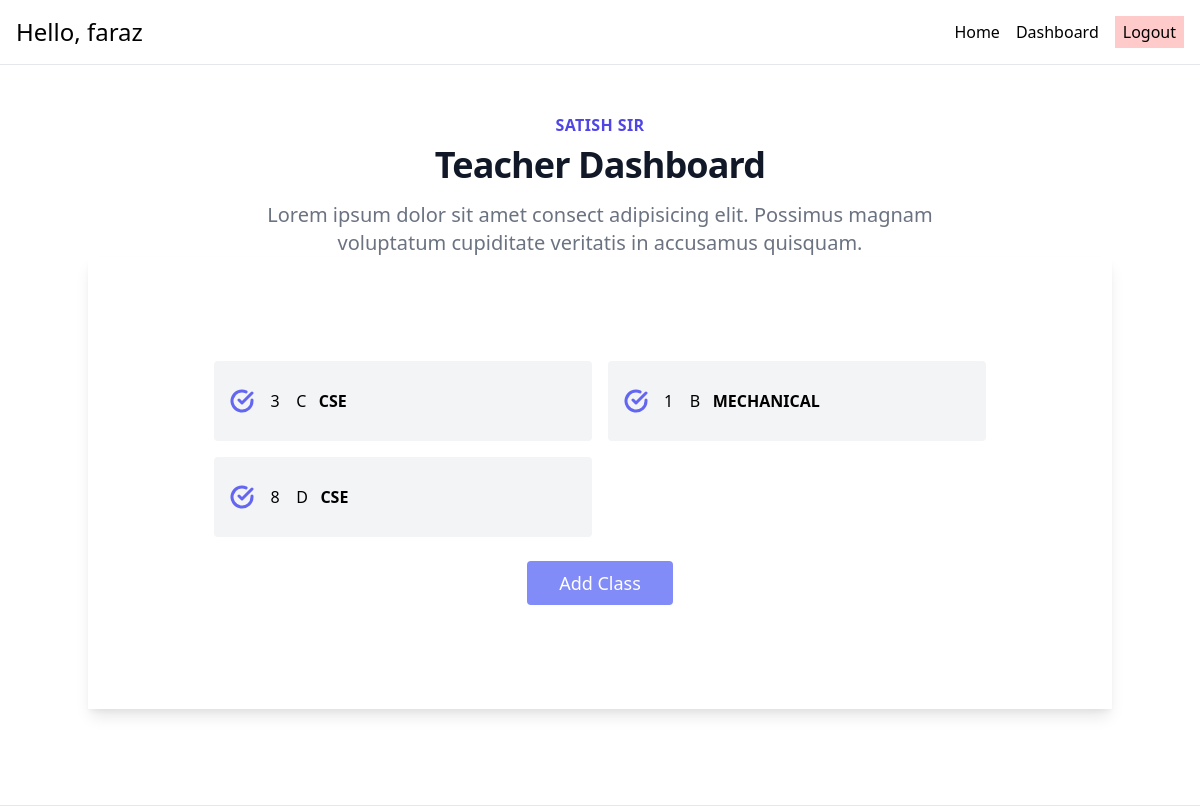
Page /dashboard/ (signed in) on the earlier database version.
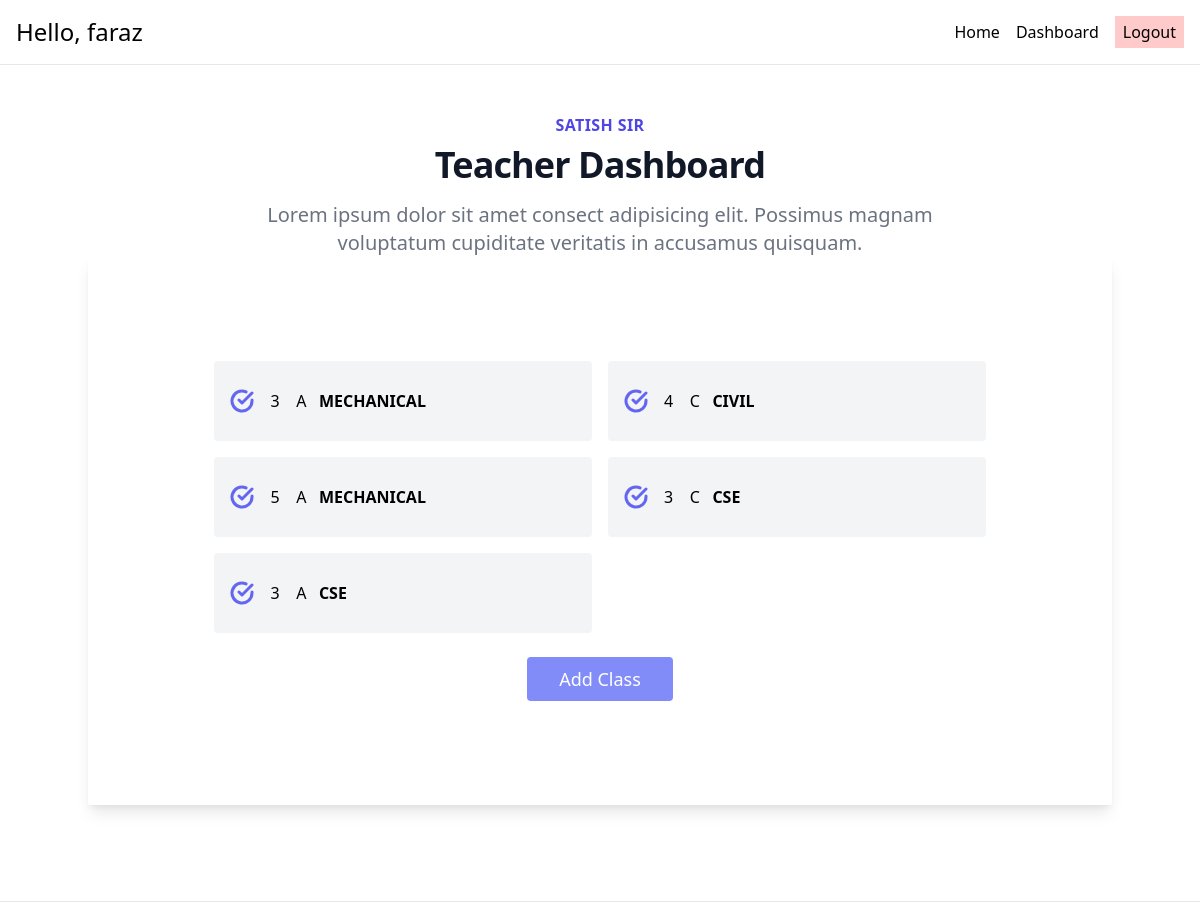
Same page on the later database version.
### attendence/models.py (models this page shows, shortened)
class Teacher(models.Model):
    user = models.OneToOneField(User, on_delete=models.CASCADE)
    name = models.CharField(max_length=200, null=True, blank=True)
    branch = models.CharField(max_length=200, null=True, blank=True)
    your_favorite_quote = models.TextField(null=True, blank=True)
    def __str__(self):
        return self.name

class Class(models.Model):
    branc = (
        ('cse','cse'),
        ('is', 'is'),
        ('civil', 'civil'),
        ('mechanical', 'mechanical'),
    )
    sem = (
        (1,1),(2,2),(3,3),(4,4),(5,5),(6,6),(7,7),(8,8),
    )
    section = (
        ('A','A'),('B','B'),('C','C'),('D','D'),
    )
    teacher = models.ForeignKey(Teacher, on_delete=models.CASCADE)
    branch = models.CharField(max_length = 200, choices=branc, null=True, blank=True)
    sem = models.IntegerField(choices=sem, null=True, blank=True)
    sec = models.CharField(max_length = 200, choices=section, null=True, blank=True)

### attendence/views.py (the view)
# urls.py: path('dashboard/', views.dashboard, name='dashboard-page'),
@login_required
def dashboard(request):
    teacher = Teacher.objects.filter(user=request.user)
    clss = Class.objects.filter(teacher=request.user.teacher)
    teacher = request.user.teacher
    context = {
        'teacher':teacher,
        'clss':clss,
    }
    return render(request, 'attendence/dashboard.html', context)

### attendence/templates/attendence/dashboard.html (shortened to what this page needs)
{% extends 'attendence/partials/base.html' %}
{% block content %}
<div class="py-12 bg-white">
    <div class="max-w-7xl mx-auto px-4 sm:px-6 lg:px-8">
        <div class="lg:text-center">
            <h2 class="text-base text-indigo-600 font-semibold tracking-wide uppercase">{{teacher}}</h2>
            <p class="mt-2 text-3xl leading-8 font-extrabold tracking-tight text-gray-900 sm:text-4xl">
                Teacher Dashboard
            </p>
            <p class="mt-4 max-w-2xl text-xl text-gray-500 lg:mx-auto">
                Lorem ipsum dolor sit amet consect adipisicing elit. Possimus magnam voluptatum cupiditate veritatis in
                accusamus quisquam.
            </p>
        </div>
        <div class="container px-5 py-24 mx-auto shadow-lg">
            <div class="flex flex-wrap lg:w-4/5 sm:mx-auto sm:mb-2 -mx-2">
                {% for cls in clss %}
                <div class="p-2 sm:w-1/2 w-full">
                    <div class="bg-gray-100 rounded flex p-4 h-full items-center">
                        <svg fill="none" stroke="currentColor" stroke-linecap="round" stroke-linejoin="round"
                            stroke-width="3" class="text-indigo-500 w-6 h-6 flex-shrink-0 mr-4" viewBox="0 0 24 24">
                            <path d="M22 11.08V12a10 10 0 11-5.93-9.14"></path>
                            <path d="M22 4L12 14.01l-3-3"></path>
                        </svg>
                        <a class="title-font font-medium" href="{% url 'attendence-page' brnch=cls.branch sem=cls.sem sec=cls.sec %}">{{cls.sem}} &nbsp;&nbsp; {{cls.sec}}  <b class="uppercase" >&nbsp;&nbsp;{{cls.branch}}</b>  </a>
                        </div>
                       <br>
                </div>
                {% endfor %}
            </div>
            <div class="p-2 w-full">
                <button class="flex mx-auto text-white bg-indigo-400 border-0 py-2 px-8 focus:outline-none hover:bg-indigo-600 rounded text-lg"><a href="{% url 'add-class-page' %}">Add Class</a></button>
        </div>
    </div>
</div>
</div>
<br><br>
{% endblock content %}

### attendence/templates/attendence/partials/base.html (shortened to what this page needs)
<!DOCTYPE html>
<html lang="en">
<head>
    <link href="https://unpkg.com/tailwindcss@^2/dist/tailwind.min.css" rel="stylesheet">
    <link rel="stylesheet" href="https://rsms.me/inter/inter.css">
</head>
<body>
    {% include 'attendence/partials/navbar.html' %}
    {% block content %}
    {% endblock content %}
</body>
</html>

### attendence/templates/attendence/partials/navbar.html (shortened to what this page needs)
<!DOCTYPE html>
<html lang="en">
<head>
  <link rel="stylesheet" href="https://rsms.me/inter/inter.css">
</head>
  <header class="border-b md:flex md:items-center md:justify-between p-4 pb-0 shadow-lg md:pb-4">
    <div class="flex items-center justify-between mb-4 md:mb-0">
      <h1 class="leading-none text-2xl text-grey-darkest">
        <a class="no-underline text-grey-darkest hover:text-black" href="#">
          Hello, {{request.user}}
        </a>
      </h1>
    </div>
    {% if user.is_authenticated %}
    <ul class="list-reset md:flex md:items-center">
        <li class="md:ml-4">
          <a href="{% url 'home-page' %}"><p class="border-t block no-underline hover:underline py-2 text-grey-darkest hover:text-black md:border-none md:p-0" href="{% url 'home-page' %}">
            Home
          </p></a>
        </li>
        <li class="md:ml-4">
          <a class="border-t block no-underline hover:underline py-2 text-grey-darkest hover:text-black md:border-none md:p-0" href="{% url 'dashboard-page' %}">
            Dashboard
          </a>
        </li>
        <li class="md:ml-4 bg-red-200 px-2 py-1">
          <a class="border-t block no-underline hover:underline py-2 text-grey-darkest hover:text-black md:border-none md:p-0" href="{% url 'logout-page' %}">
            Logout
          </a>
        </li>
      </ul>
    {% endif %}
  </header>
</html>

Differences in the rows shown:
removed Class: sem "1", sec "B", branch "MECHANICAL"
removed Class: sem "8", sec "D", branch "CSE"
added Class: sem "3", sec "A", branch "MECHANICAL"
added Class: sem "4", sec "C", branch "CIVIL"
added Class: sem "5", sec "A", branch "MECHANICAL"
added Class: sem "3", sec "A", branch "CSE"
